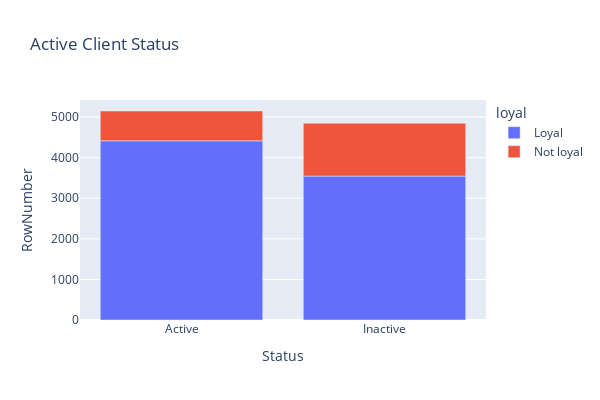

Notebook code cell kept with this figure:
### Markdown cell above
##  9.8 

----------

Как влияет наличие статуса активного клиента на отток клиентов? Постройте диаграмму, иллюстрирующую это. Что бы вы предложили банку, чтобы уменьшить отток клиентов среди неактивных?

### Code cell
churn_data.loc[churn_data['IsActiveMember'] == 1, 'Status'] = 'Active'
churn_data.loc[churn_data['IsActiveMember'] == 0, 'Status'] = 'Inactive'


activ = churn_data.groupby(['Status', 'loyal'], as_index=False).count()
# construction of layered bar chart
px.bar(
    data_frame=activ,
    x='Status',
    y='RowNumber',
    color='loyal',
    height=400,
    width=600,
    title='Active Client Status'
)

### Figure 1 — Plotly figure (JSON) as saved in the notebook; plotly's stock layout.template omitted (floating-point values rounded to 4 significant figures)
{"data": [{"alignmentgroup": "True", "hovertemplate": "loyal=Loyal<br>Status=%{x}<br>RowNumber=%{y}<extra></extra>", "legendgroup": "Loyal", "marker": {"color": "#636efa", "pattern": {"shape": ""}}, "name": "Loyal", "offsetgroup": "Loyal", "orientation": "v", "showlegend": true, "textposition": "auto", "type": "bar", "x": ["Active", "Inactive"], "xaxis": "x", "y": [4416, 3547], "yaxis": "y"}, {"alignmentgroup": "True", "hovertemplate": "loyal=Not loyal<br>Status=%{x}<br>RowNumber=%{y}<extra></extra>", "legendgroup": "Not loyal", "marker": {"color": "#EF553B", "pattern": {"shape": ""}}, "name": "Not loyal", "offsetgroup": "Not loyal", "orientation": "v", "showlegend": true, "textposition": "auto", "type": "bar", "x": ["Active", "Inactive"], "xaxis": "x", "y": [735, 1302], "yaxis": "y"}], "layout": {"barmode": "relative", "height": 400, "legend": {"title": {"text": "loyal"}, "tracegroupgap": 0}, "title": {"text": "Active Client Status"}, "width": 600, "xaxis": {"anchor": "y", "domain": [0, 1], "title": {"text": "Status"}}, "yaxis": {"anchor": "x", "domain": [0, 1], "title": {"text": "RowNumber"}}}}
